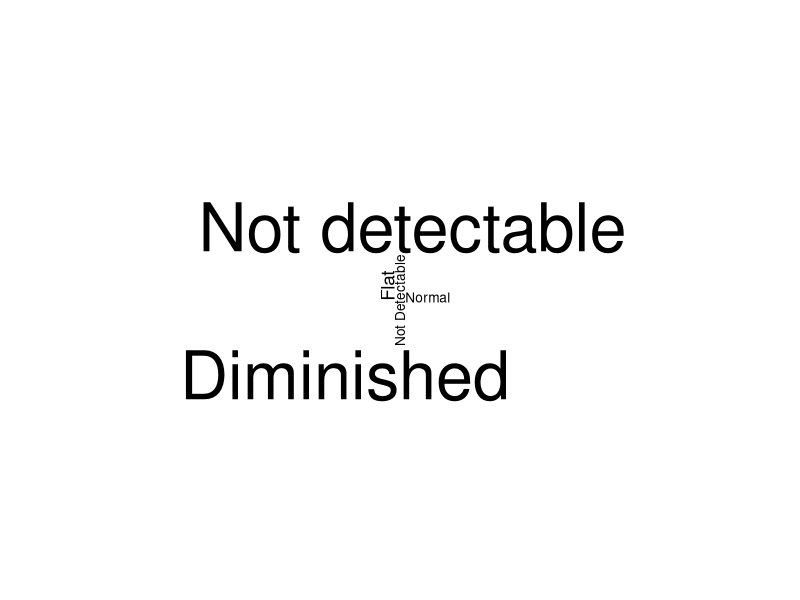

The R script that drew this image: (Note: this script raises an error after producing the figure.)
#-------------------------Unique words in ERGCom
#Loading packages
library(dplyr) # for data wrangling
library(tidytext) # for NLP
library(stringr) # to deal with strings

library(wordcloud) # to render wordclouds
library(RColorBrewer)

library(knitr) # for tables
library(tidyr)

#------------ERGCom Word frequencies
ERGComtext = c("Flat", "Not detectable", "Diminished", "Not detectable", "Not detectable", "Not detectable", "Diminished", "Not detectable", "Flat", 
               "Diminished", "Not detectable", "Diminished", "Not Detectable", "Not detectable", "Diminished", "Diminished", "Diminished", 
               "Diminished", "Diminished", "Not detectable", "Not detectable", "Diminished", "Diminished", "Normal", "Not detectable", "Not detectable")

ERGComTextframe=as.data.frame(ERGComtext)

#Tokenize
ERGComTexttoken <- tibble(ERGComTextframe)

ERGComTextCount <- count(ERGComTexttoken, ERGComtext)

wordcloud(words = ERGComTextCount$ERGComtext, freq = ERGComTextCount$n, min.freq = 1)

library("writexl")
write_xlsx(ERGComTextCount,"/Users/maryagopi/Desktop/ERGComTextCount.xlsx")

#------------------
library(ggplot2)
ERGComplot <- ggplot(ERGComTextCount, aes(x=ERGComtext, y=n)) + 
  geom_bar(stat = "identity", fill="steelblue")+
  geom_text(aes(label=n), vjust=0.3, color="black", size=3)+
  theme_minimal()+ 
  xlab("ERG Comments Diagnosis") + 
  ylab("Frequency")+
  ggtitle("Frequency of ERG Comments Diagnosis (Unique ID)")+
  coord_flip()

ERGComplot
